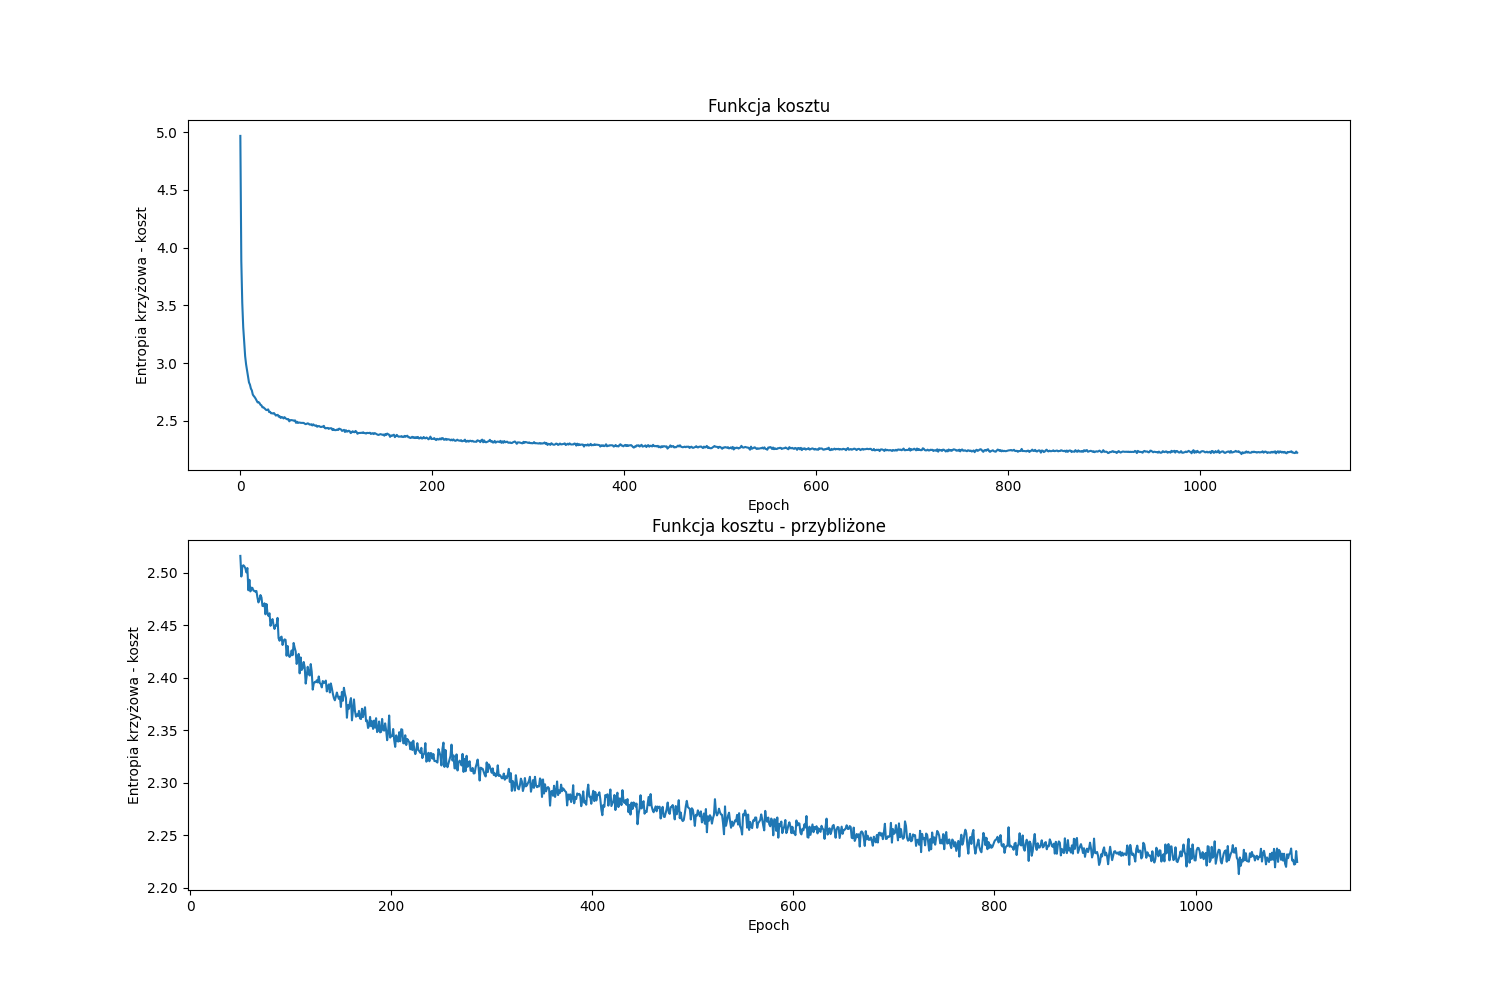

The script that saved this image:
import matplotlib.pyplot as plt
import os
import re

CHECKPOINTS_DIR="/home/michal/Dokumenty/data/all_raw_checkpoints"
OFFSET=100
pattern = r".*epoch-(\d+)-loss-(\d+\.\d+).*"

X = []
for p in os.scandir(CHECKPOINTS_DIR):
    x = re.search(pattern, p.path)
    if x is not None:
        epoch, loss = x.groups()
        X.append((int(epoch), float(loss)))

X = sorted(X, key=lambda t: t[0])

X, y = zip(*X)

SIZE=(15, 10)
plt.figure(figsize=SIZE)
plt.subplot(2, 1, 1)
plt.xlabel("Epoch")
plt.ylabel("Entropia krzyżowa - koszt")
plt.title("Funkcja kosztu")
plt.plot(list(X), list(y))

plt.subplot(2, 1, 2)
plt.plot(list(X)[OFFSET:], list(y)[OFFSET:])
plt.xlabel("Epoch")
plt.ylabel("Entropia krzyżowa - koszt")
plt.title("Funkcja kosztu - przybliżone")
plt.savefig("checkpoints_loss.png")